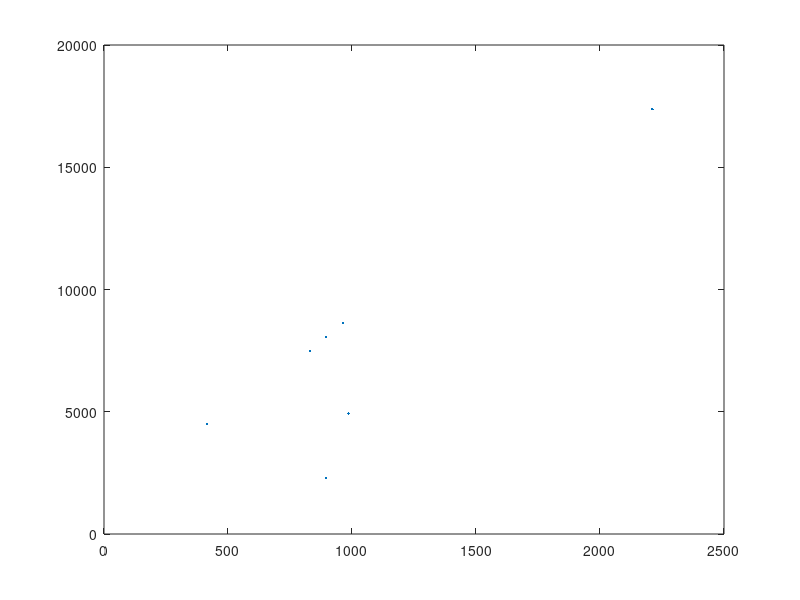

Source code (MATLAB): (Note: this script raises an error after producing the figure.)
% MO
offset = 5; %%
impulseRate = 200; % counts/sec
angle = 3.2; 
figure
A=[895,2211,415,986,964,895,831];
B=[2293.2, 17374,4507,4931,8624,8047,7478.2];

plot(A,B,'.')
figure
%E_g_MO = findpeaks(Impulses_MO);
plot(energy_MO, Impulses_MO)
title("Mo")
legend()
peak_MO = [895,2211];
energies_MO = [2293.2, 17374 ];

figure
E_g_Ti = findpeaks(Impulses_MO, 'MinPeakHeight',15);
plot(energy_ti, Impulses_ti);
legend()
title("Ti")
peak_Ti = [415,986];
energies_Ti = [4507,4931];

figure
E_g_Zn = findpeaks(Impulses_ZN);
plot(energy_ZN, Impulses_ZN);
title("Zn")
peak_Zn = [964];
energies_Zn = [8624];

figure
E_g_Cu = findpeaks(Impulses_Cu);
plot(energy_Cu, Impulses_Cu);
title("Cu")
peak_Cu = [895];
energies_Cu = [8047];

figure
plot(energy_Ni, Impulses_Ni);
title("Ni")
peak_Ni= [831];
energies_Ni = [7478.2];
%--------------------------
figure
hold on
plot(peak_MO,energies_MO,'o');
plot(peak_Ti,energies_Ti,'o');
plot(peak_Zn,energies_Zn,'o');
plot(peak_Cu,energies_Cu,'o');
plot(peak_Ni,energies_Ni,'o');
legend('MO','Ti','Zn','Cu','Ni')
%10 Descloizit - PbZn(OH)VO_4

figure
plot(energy_Unknown, Impulses_unknown);
title("Unknown")
peak_unknown= [895]; 

figure
E_g_coin = findpeaks(Impulses_coin);
plot(energy_coin, Impulses_coin);
title("coin")
peak_coin = [895];
